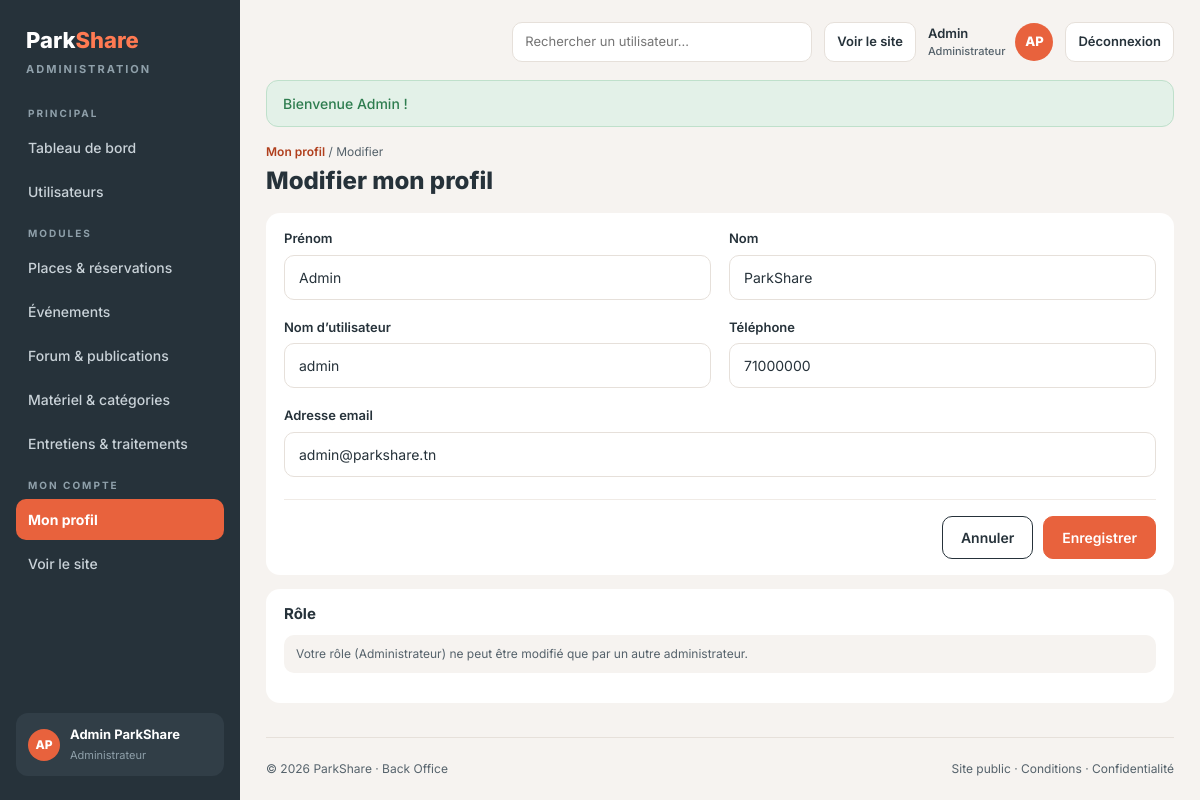
/index.php?action=profile_edit (signed in), run on the app's committed database.
### tables this page shows
CREATE TABLE IF NOT EXISTS users (
    id              INT AUTO_INCREMENT PRIMARY KEY,
    nom             VARCHAR(50)  NOT NULL,
    prenom          VARCHAR(50)  NOT NULL,
    username        VARCHAR(50)  NOT NULL UNIQUE,
    email           VARCHAR(150) NOT NULL UNIQUE,
    telephone       VARCHAR(20)  NOT NULL,
    password        VARCHAR(255) NOT NULL,
    role            ENUM('client', 'proprietaire', 'technicien', 'admin') NOT NULL DEFAULT 'client',
    statut          ENUM('actif', 'bloque') NOT NULL DEFAULT 'actif',
    failed_attempts TINYINT UNSIGNED NOT NULL DEFAULT 0,
    locked_until    DATETIME NULL,
    last_login      DATETIME NULL,
    created_at      TIMESTAMP DEFAULT CURRENT_TIMESTAMP,
    updated_at      TIMESTAMP NULL DEFAULT NULL ON UPDATE CURRENT_TIMESTAMP,
    INDEX idx_role (role),
    INDEX idx_statut (statut)
);

### app/Controllers/Controller.php (called while the page is built, shortened)
<?php
require_once __DIR__ . '/../../config/database.php';
abstract class Controller
{
    protected string $page = 'home';
    public function __construct()
    {
        $this->db = Database::getConnexion();
    }
    protected function render(string $view, array $data = [], string $layout = 'front'): void
    {
        $content      = $this->capture(__DIR__ . '/../Views/pages/' . $view . '.php', $data);
        $currentPage  = $data['currentPage'] ?? $this->page;
        require __DIR__ . '/../Views/' . ($layout === 'admin' ? 'layout_admin.php' : 'layout.php');
    }
    private function capture(string $file, array $data): string
    {
        extract($data, EXTR_SKIP);
        require $file;
        return (string) ob_get_clean();
    }
}

### app/Controllers/ProfileController.php (called while the page is built, shortened)
<?php
class ProfileController extends Controller
{
    private AuthController $auth;
    public function __construct()
    {
        $this->auth = new AuthController();
    }
    public function edit(): void
    {
        $user = $this->me();
        $errors = [];
        $old = [
            'nom' => $user->getNom(), 'prenom' => $user->getPrenom(), 'username' => $user->getUsername(),
            'email' => $user->getEmail(), 'telephone' => $user->getTelephone(),
        ];
        $this->view('profile_edit', [
            'title' => 'Modifier mon profil', 'user' => $user, 'errors' => $errors, 'old' => $old,
        ]);
    }
    private function me(): UserModel
    {
        $user = $this->auth->findById((int) $_SESSION['user_id']);
        return $user;
    }
    private function view(string $name, array $data): void
    {
        $back = can('backoffice');
        $data['back'] = $back;
        $this->render(($back ? 'back/' : 'front/') . $name, $data, $back ? 'admin' : 'front');
    }
}

### index.php (called while the page is built, shortened)
<?php
require_once __DIR__ . '/app/helpers.php';
spl_autoload_register(function (string $class): void {
    foreach (['Controllers', 'Models'] as $folder) {
        $file = __DIR__ . '/app/' . $folder . '/' . $class . '.php';
        if (is_file($file)) {
            return;
        }
    }
});
$routes = require __DIR__ . '/app/routes.php';
$action = (string) ($_GET['action'] ?? 'home');
[$controllerName, $method] = $routes[$action];
$param = $routes[$action][2] ?? null;
$controller = new $controllerName();
$param === null ? $controller->$method() : $controller->$method($param);

### app/helpers.php (called while the page is built, shortened)
<?php
function e(mixed $value): string
{
    return htmlspecialchars((string) ($value ?? ''), ENT_QUOTES, 'UTF-8');
}
function url(string $action, array $params = []): string
{
    $query = http_build_query(array_merge(['action' => $action], $params));
    return 'index.php?' . $query;
}
function isActive(string|array $pages, string $currentPage): string
{
    return in_array($currentPage, (array) $pages, true) ? 'active' : '';
}
function old(array $old, string $key, string $default = ''): string
{
    return e($old[$key] ?? $default);
}
function invalid(array $errors, string $field): string
{
    return !empty($errors[$field]) ? 'is-invalid' : '';
}
function role_label(string $role): string
{
    return [
        'admin'        => 'Administrateur',
        'technicien'   => 'Technicien',
        'proprietaire' => 'Propriétaire',
        'client'       => 'Automobiliste',
    ][$role] ?? $role;
}
function initials(string $prenom, string $nom): string
{
    return mb_strtoupper(mb_substr($prenom, 0, 1) . mb_substr($nom, 0, 1));
}
function current_user(): ?array
{
    return [
        'id'       => (int) $_SESSION['user_id'],
        'username' => $_SESSION['username'] ?? '',
        'nom'      => $_SESSION['nom'] ?? '',
        'prenom'   => $_SESSION['prenom'] ?? '',
        'role'     => $_SESSION['role'] ?? '',
    ];
}
function can(string $permission): bool
{
    return AuthController::can($permission);
}

### app/Views/pages/shared/_errors.php (called while the page is built, shortened)
<?php
$errors = $errors ?? [];
?>

### config/database.php (called while the page is built, shortened)
<?php
class Database
{
    private static ?PDO $pdo = null;
    public static function getConnexion(): PDO
    {
        if (self::$pdo === null) {
            try {
                self::$pdo = new PDO(
                    'mysql:host=' . DB_HOST . ';port=' . DB_PORT . ';dbname=' . DB_NAME . ';charset=utf8mb4',
                    DB_USER,
                    DB_PASS,
                    [
                        PDO::ATTR_ERRMODE            => PDO::ERRMODE_EXCEPTION,
                        PDO::ATTR_DEFAULT_FETCH_MODE => PDO::FETCH_ASSOC,
                        PDO::ATTR_EMULATE_PREPARES   => false,
                    ]
                );
            } catch (PDOException $e) {
                http_response_code(500);
                die(APP_DEBUG
                    ? 'Erreur de connexion : ' . htmlspecialchars($e->getMessage(), ENT_QUOTES, 'UTF-8')
                    : 'Erreur de connexion à la base de données. Vérifiez config/config.php.');
            }
        }
        return self::$pdo;
    }
}

### app/Controllers/AuthController.php (called while the page is built, shortened)
<?php
class AuthController extends Controller
{
    private static ?array $permissions = null;
    public static function isAuthenticated(): bool
    {
        return !empty($_SESSION['user_id']);
    }
    public static function can(string $permission): bool
    {
        self::$permissions ??= require __DIR__ . '/../../config/permissions.php';
        return in_array($permission, self::$permissions[$_SESSION['role'] ?? ''] ?? [], true);
    }
    public function findById(int $id): ?UserModel
    {
        $stmt = $this->db->prepare('SELECT * FROM users WHERE id = :id LIMIT 1');
        $stmt->execute(['id' => $id]);
        $row = $stmt->fetch();
        return $row ? UserModel::fromArray($row) : null;
    }
}

### app/Models/UserModel.php (called while the page is built, shortened)
<?php
class UserModel
{
    private string $nom = '';
    private string $prenom = '';
    private string $username = '';
    private string $email = '';
    private string $telephone = '';
    private string $role = 'client';
    public function getNom(): string { return $this->nom; }
    public function getPrenom(): string { return $this->prenom; }
    public function getUsername(): string { return $this->username; }
    public function getEmail(): string { return $this->email; }
    public function getTelephone(): string { return $this->telephone; }
    public function getRole(): string { return $this->role; }
    public function setNom(string $nom): void { $this->nom = $nom; }
    public function setPrenom(string $prenom): void { $this->prenom = $prenom; }
    public function setUsername(string $username): void { $this->username = $username; }
    public function setEmail(string $email): void { $this->email = $email; }
    public function setTelephone(string $telephone): void { $this->telephone = $telephone; }
    public function setRole(string $role): void { $this->role = $role; }
    public static function fromArray(array $row): self
    {
        $user = new self();
        $user->setId((int) ($row['id'] ?? 0));
        $user->setNom((string) ($row['nom'] ?? ''));
        $user->setPrenom((string) ($row['prenom'] ?? ''));
        $user->setUsername((string) ($row['username'] ?? ''));
        $user->setEmail((string) ($row['email'] ?? ''));
        $user->setTelephone((string) ($row['telephone'] ?? ''));
        $user->setPassword((string) ($row['password'] ?? ''));
        $user->setRole((string) ($row['role'] ?? 'client'));
        $user->setStatut((string) ($row['statut'] ?? 'actif'));
        $user->setFailedAttempts((int) ($row['failed_attempts'] ?? 0));
        $user->setLockedUntil($row['locked_until'] ?? null);
        $user->setLastLogin($row['last_login'] ?? null);
        $user->setCreatedAt((string) ($row['created_at'] ?? ''));
        return $user;
    }
}

### app/Views/pages/shared/_profile_form.php (the view, shortened to what this page needs)
<?php require __DIR__ . '/_errors.php'; ?>
<form id="form-profile" method="POST" action="<?= url('profile_edit') ?>">
    <div class="form-grid">
        <div class="field">
            <label for="prenom">Prénom</label>
            <input class="input <?= invalid($errors, 'prenom') ?>" type="text" id="prenom" name="prenom" value="<?= old($old, 'prenom') ?>">
        </div>
        <div class="field">
            <label for="nom">Nom</label>
            <input class="input <?= invalid($errors, 'nom') ?>" type="text" id="nom" name="nom" value="<?= old($old, 'nom') ?>">
        </div>
        <div class="field">
            <label for="username">Nom d’utilisateur</label>
            <input class="input <?= invalid($errors, 'username') ?>" type="text" id="username" name="username" value="<?= old($old, 'username') ?>">
        </div>
        <div class="field">
            <label for="telephone">Téléphone</label>
            <input class="input <?= invalid($errors, 'telephone') ?>" type="text" id="telephone" name="telephone" value="<?= old($old, 'telephone') ?>">
        </div>
        <div class="field full">
            <label for="email">Adresse email</label>
            <input class="input <?= invalid($errors, 'email') ?>" type="text" id="email" name="email" value="<?= old($old, 'email') ?>">
        </div>
    </div>
    <div class="form-actions">
        <a class="btn" href="<?= url('profile') ?>">Annuler</a>
        <button type="submit" class="btn btn-primary">Enregistrer</button>
    </div>
</form>

### app/Views/pages/back/profile_edit.php (shortened to what this page needs)
<div class="top">
    <div><div class="crumb"><a href="<?= url('profile') ?>">Mon profil</a> / Modifier</div><h1>Modifier mon profil</h1></div>
</div>
<div class="two">
    <div class="p"><?php require __DIR__ . '/../shared/_profile_form.php'; ?></div>
    <div class="p"><h2>Rôle</h2><p class="note">Votre rôle (<?= e(role_label($user->getRole())) ?>) ne peut être modifié que par un autre administrateur.</p></div>
</div>

### app/Views/partials/sidebar.php
<?php
$currentPage = $currentPage ?? 'admin';
$me = current_user();
$menu = [
    'PRINCIPAL' => [
        ['admin', 'Tableau de bord', 'dashboard.view', ['admin']],
        ['users', 'Utilisateurs', 'users.view', ['users', 'user_create', 'user_show', 'user_edit']],
    ],
    'MODULES' => [
        ['admin_places', 'Places & réservations', 'places.manage', ['admin_places']],
        ['admin_evenements', 'Événements', 'evenements.manage', ['admin_evenements']],
        ['admin_forum', 'Forum & publications', 'forum.moderate', ['admin_forum']],
        ['admin_materiel', 'Matériel & catégories', 'materiel.manage', ['admin_materiel']],
        ['admin_entretiens', 'Entretiens & traitements', 'entretiens.manage', ['admin_entretiens']],
    ],
    'MON COMPTE' => [
        ['profile', 'Mon profil', 'backoffice', ['profile', 'profile_edit', 'password']],
        ['home', 'Voir le site', 'backoffice', []],
    ],
];
?>
<aside class="sidebar">
    <a class="brand" href="<?= url('admin') ?>">Park<span>Share</span></a>
    <div class="role"><?= $me && $me['role'] === 'admin' ? 'ADMINISTRATION' : 'ESPACE TECHNICIEN' ?></div>
    <nav aria-label="Menu du back office">
        <?php foreach ($menu as $section => $items): ?>
            <?php $visible = array_filter($items, fn($i) => can($i[2])); ?>
            <?php if ($visible): ?>
                <div class="sec"><?= e($section) ?></div>
                <?php foreach ($visible as [$action, $label, , $pages]): ?>
                    <a class="m <?= isActive($pages, $currentPage) ?>" href="<?= url($action) ?>"><?= e($label) ?></a>
                <?php endforeach; ?>
            <?php endif; ?>
        <?php endforeach; ?>
    </nav>
    <?php if ($me): ?>
        <div class="me">
            <div class="avatar"><?= e(initials($me['prenom'], $me['nom'])) ?></div>
            <div><b><?= e($me['prenom'] . ' ' . $me['nom']) ?></b><small><?= e(role_label($me['role'])) ?></small></div>
        </div>
    <?php endif; ?>
</aside>

### app/Views/partials/header.php (shortened to what this page needs)
<?php $me = current_user(); ?>
<header class="header">
    <?php if (can('users.view')): ?>
        <form class="q" id="form-header-search" method="GET" action="index.php" role="search">
            <input type="text" id="header-q" name="q" placeholder="Rechercher un utilisateur…" autocomplete="off">
        </form>
    <?php endif; ?>
    <a class="site" href="<?= url('home') ?>">Voir le site</a>
    <?php if ($me): ?>
        <a class="who" href="<?= url('profile') ?>">
            <span><?= e($me['prenom']) ?><small><?= e(role_label($me['role'])) ?></small></span>
            <span class="av"><?= e(initials($me['prenom'], $me['nom'])) ?></span>
        </a>
        <form class="inline" method="POST" action="<?= url('logout') ?>">
            <button type="submit" class="logout">Déconnexion</button>
        </form>
    <?php endif; ?>
</header>

### app/Views/assets/css/base.css (style rules this page uses)
:root { --coral:#E8623D; --coral-dark:#B03F1D; --coral-mid:#D9502B; --coral-soft:#FFF4EF; --coral-light:#F3C4B4; --coral-bright:#FF7A52; --ink:#26323A; --ink-2:#313E47; --muted:#55626B; --muted-2:#8FA0AA; --sand:#F6F3F0; --paper:#FFFDFB; --line:#E6E0DA; --line-soft:#F0EBE6; --green:#2E7D4F; --green-soft:#E3F1E8; --amber:#8A5300; --amber-soft:#FCEBD5; --red:#B42318; --red-soft:#FDECEA; --r-btn:10px; --r-card:14px; --r-lg:16px; --shadow:0 8px 24px rgba(38,50,58,.08); }
* { box-sizing:border-box;margin:0 }
html { scroll-behavior:smooth }
body { font-family:Inter,system-ui,-apple-system,"Segoe UI",Roboto,sans-serif;color:var(--ink);font-size:15px;line-height:1.5;-webkit-font-smoothing:antialiased }
a { color:inherit;text-decoration:none }
button { font:inherit;cursor:pointer }
h1,h2,h3 { line-height:1.2 }
.btn { display:inline-flex;align-items:center;justify-content:center;gap:8px;padding:10px 18px;border-radius:var(--r-btn);font-size:14px;font-weight:600;border:1.5px solid var(--ink);background:transparent;color:var(--ink);transition:background .15s,border-color .15s,color .15s;white-space:nowrap }
.btn-primary { background:var(--coral);border-color:var(--coral);color:#fff }
.inline { display:inline }
.form-grid { display:grid;grid-template-columns:1fr 1fr;gap:4px 18px }
.form-grid .full { grid-column:1/-1 }
.field { margin-bottom:14px }
.field label { display:block;font-size:13px;font-weight:600;margin-bottom:6px }
.input,.select { width:100%;padding:11px 14px;font:inherit;font-size:14px;color:var(--ink);background:#fff;border:1.5px solid var(--line);border-radius:var(--r-btn);outline:none;transition:border-color .15s,box-shadow .15s }

### data on the page
users: initials($me['prenom'], $me['nom']) "AP", prenom+nom "Admin ParkShare", role "Administrateur", prenom "Admin", nom "ParkShare", username "admin", telephone "71000000", email "admin@parkshare.tn"

### other printed values
$section "PRINCIPAL"
$label "Tableau de bord"
$label "Utilisateurs"
$section "MODULES"
$label "Places & réservations"
$label "Événements"
$label "Forum & publications"
$label "Matériel & catégories"
$label "Entretiens & traitements"
$section "MON COMPTE"
$label "Mon profil"
$label "Voir le site"
$f['message'] "Bienvenue Admin !"
